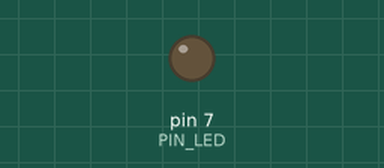
Recording of a sketch running on a simulated Arduino Uno, built with avr-gcc and run on an emulated ATmega328P. On the bench: output pins drawn as LEDs (lit = HIGH). Dashed ring = blinking. At 2.1 s the program stops and its outputs stay as they are.

Above: at 0.5 s.
At 1.85 s:
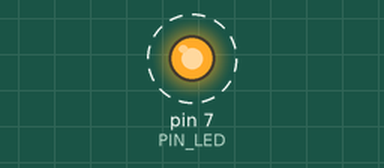
Timing chart, 0 to 3.0 s (numbered marks = the images above):
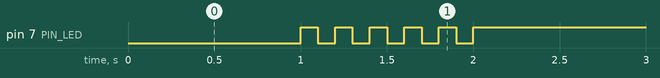

Measured:
- by itself, pin 7 (PIN_LED): alternates HIGH for 0.10 s and LOW for 0.10 s, 11 changes in all, then stays HIGH

The sketch:

05_practice_2.ino
```cpp
#define PIN_LED 7
unsigned int toggle;

void setup() {
  pinMode(PIN_LED, OUTPUT);
  toggle = 1;
}

void loop() {
  digitalWrite(PIN_LED, 0);
  delay(1000);
  for (int i=0; i<=10; i++){
    digitalWrite(PIN_LED, toggle);
    delay(100);
    toggle = 1 - toggle;
  }
  while(1);
}
```
